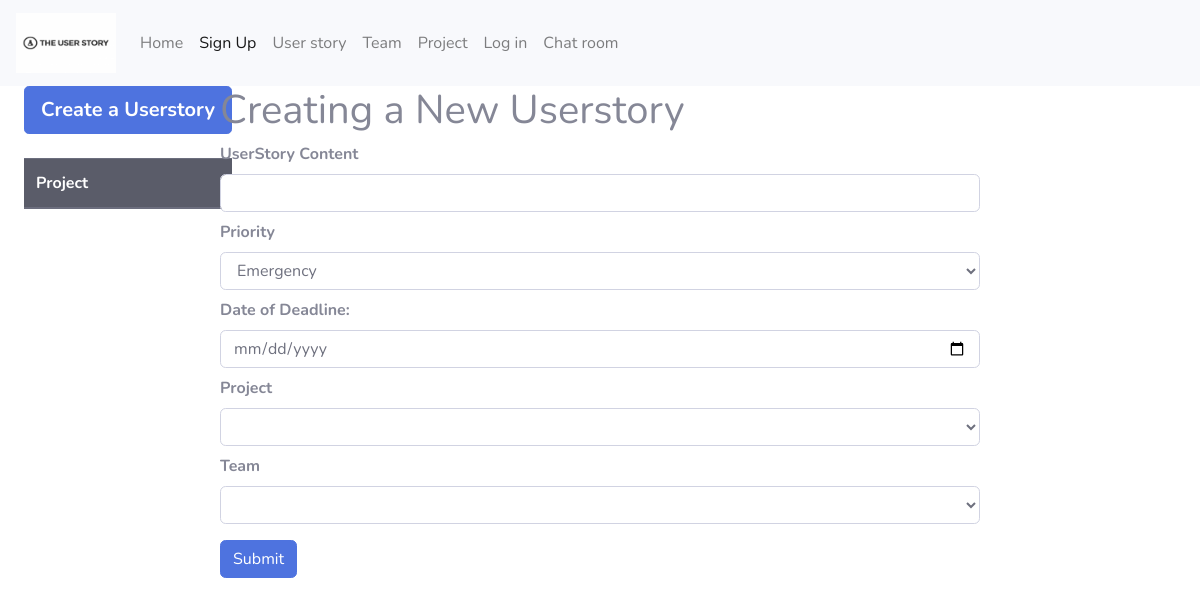
/createNewUserstory, run on an earlier commit of the app's database.
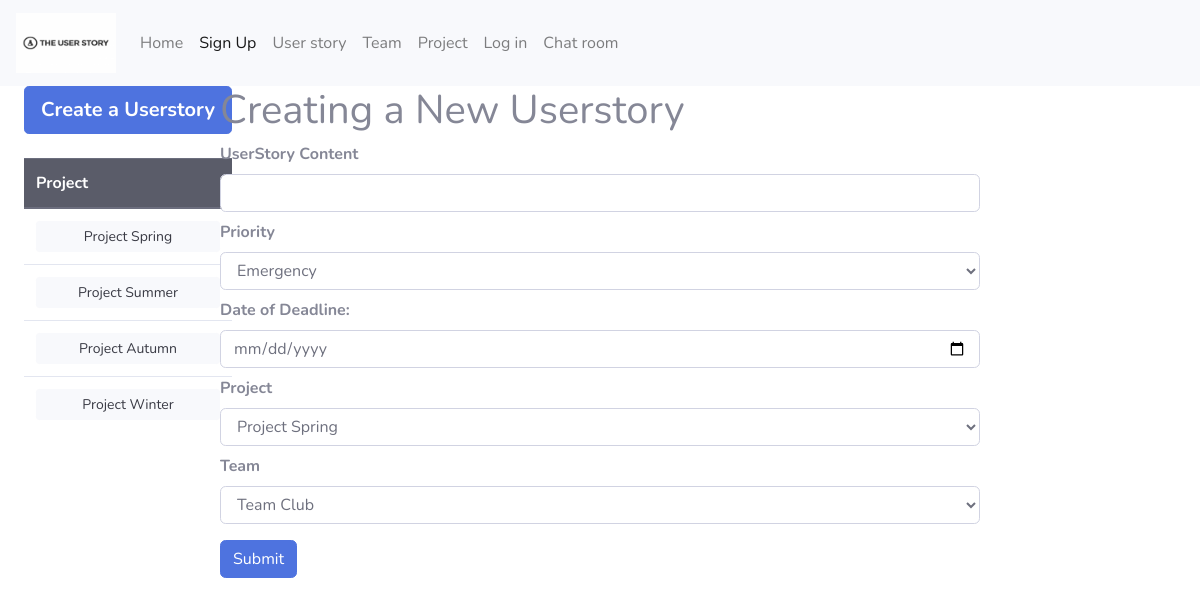
And on a later commit of the database.
### app/models.py (models this page shows)
class Project(db.Model):
    _table_ = db.Model.metadata.tables['project']
    __table_args__ = {'extend_existing': True}
    project_id = db.Column(db.Integer, primary_key=True)

### app/userstory/routes.py (the view, shortened to what this page needs)
@bp_userstory.route('/createNewUserstory', methods=['POST', 'GET'])
def userstory_creation():
    projects = Project.query.all()
    available_team = db.session.query(Team).all()
    available_project = db.session.query(Project).all()
    team_list = [(str(i.team_id), i.name) for i in available_team]
    project_list = [(str(i.project_id), i.name) for i in available_project]
    form = UserstoryForm(request.form)
    form.team.choices = team_list
    form.project.choices = project_list
    create_date = date.today()
    return render_template('userstory_creation.html', form=form, projects=projects)

### app/userstory/forms.py (shortened to what this page needs)
class UserstoryForm(FlaskForm):
    content = StringField('UserStory Content', validators=[DataRequired()])
    project = SelectField('Project')
    priority = SelectField('Priority', choices=[('EMERGENCY', 'Emergency'), ('NORMAL', 'Normal'), ('SPARE', 'Spare')])
    deadline = DateField('Date of Deadline:', validators=[DataRequired()], format='%Y-%m-%d')
    team = SelectField('Team')

### app/templates/userstory_creation.html (shortened to what this page needs)
{% extends "userstory_base.html" %}
{% block userstory_base_content %}
    {% from "_formhelpers.html" import render_field %}
    <div class="col-8">
        <h1>Creating a New Userstory</h1>
        <form method=post novalidate>
                    <dl>
                        {{ render_field(form.content, class='form-control') }}
                        {{ render_field(form.priority, class='form-control') }}
                        {{ render_field(form.deadline, class='form-control') }}
                        {{ render_field(form.project, class='form-control') }}
                        {{ render_field(form.team, class='form-control') }}
                    </dl>
                    <button type="submit" class="btn btn-primary">Submit</button>
                </form>
    </div>
    <div class="col-2">
    </div>
{% endblock %}

### app/templates/userstory_base.html (shortened to what this page needs)
{% extends "base.html" %}
{% block content %}
    <div role=main>
        <div class="container-fluid">
            <div class="row">
                <div class="col-2">
                    <ul class="nav flex-column">
                        <li class="nav-item">
                            <a href="{{ url_for('userstory.userstory_creation') }}"
                               class="btn btn-primary btn-lg btn-block"><strong>Create a Userstory</strong>
                            </a><br>
                        </li>
                        <li class="nav-item">
                            <table class="table">
                                <thead class="thead-dark">
                                <tr>
                                    <th scope="col">Project</th>
                                </tr>
                                {% for project in projects %}
                                    <tr>
                                        <td><a type="button" class="btn btn-light btn-sm btn-block"
                                               href="{{ url_for('userstory.userstory_info', project_id=project.project_id) }}">{{ project.name }}</a>
                                        </td>
                                    </tr>
                                {% endfor %}
                                </thead>
                            </table>
                        </li>
                    </ul>
                </div>
                {% block userstory_base_content %}{% endblock %}
            </div>
        </div>
    </div>
{% endblock %}

What changed in the data, as far as the page shows it:
added Project: name "Project Spring"
added Project: name "Project Summer"
added Project: name "Project Autumn"
added Project: name "Project Winter"
Also different on the page:
form field project: (not shown) → "Project Spring"
form field team: (not shown) → "Team Club"
